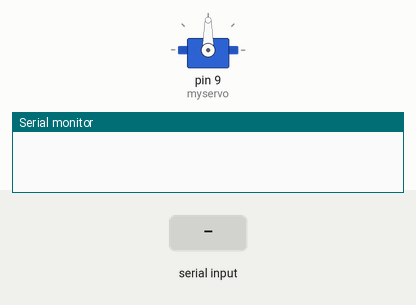
Bench run of a sketch on a simulated Arduino Uno, built with avr-gcc and run on an emulated ATmega328P. Shown: servo, the last lines printed to the serial monitor. The inputs (shaded band) are chosen by the test bench.

Above: at 1.2 s.
1.3 s: "201\n" received over Serial
At 1.45 s:
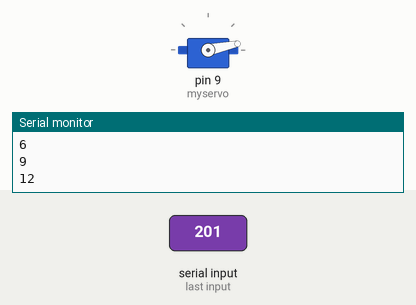
4.3 s: "5\n" received over Serial
5.8 s: "90,45\n" received over Serial
At 7.0 s:
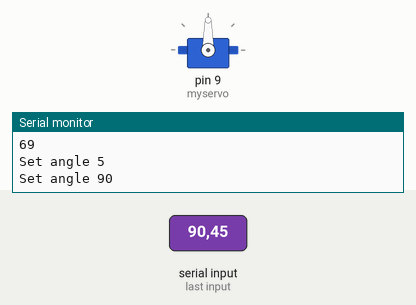
7.3 s: "30,150\n" received over Serial
At 8.4 s:
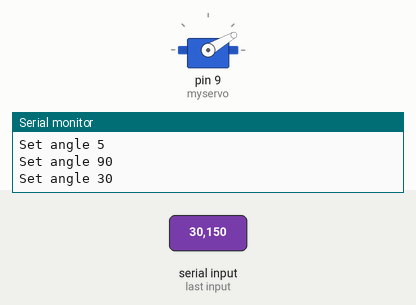
Timing chart, 0 to 9.8 s (numbered marks = the images above; inputs shaded):
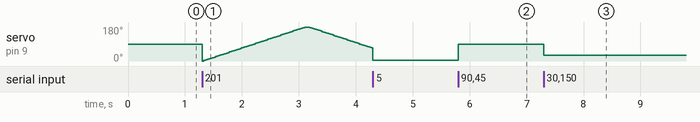

The sketch:

Servo_demo.ino
```cpp
#include <Servo.h>

//  ===================  GLOBAL DATA  ======================
String inputString = "";         // a String to hold incoming data
boolean stringComplete = false;  // whether the string is complete
byte angle = 0;
byte tmpAngle = 0;
short add = 3;
short val = 0;
unsigned int ts = 0;

Servo myservo;  // create servo object to control a servo

void setup() {
  inputString.reserve(200);
  myservo.attach(9);  // attaches the servo on pin 9 to the servo object
  Serial.begin(57600);
}

void loop() {
    if (stringComplete) {
        tmpAngle = inputString.toInt();

        stringComplete = false;
        while(Serial.read() >= 0) ; // flush the receive buffer
        inputString = "";
    }

    if( 0 <= tmpAngle && tmpAngle <= 180 && tmpAngle != angle) {
        String info = String("Set angle ") + tmpAngle;
        Serial.println(info);

        angle = tmpAngle;
        myservo.write(angle);
    }

    if( tmpAngle == 201) {
        if(millis() >= (ts+30)) {
            Serial.println(val);
            myservo.write(val);

            val += add;

            if( val < 0   )   add = (-1*add);
            if( val > 180 )   add = (-1*add);

            ts = millis();
        }
    }
}

void serialEvent() {
  while (Serial.available()) {
      // get the new byte:
      char inChar = (char)Serial.read();

      // if the incoming character is a newline, set a flag so the main loop can
      // do something about it:
      if (inChar == '\n') {
        stringComplete = true;
      }
      else {
        // add it to the inputString:
        inputString += inChar;
      }
   }
}
```

Measured:
- after the input at 5.8 s, servo on pin 9 (myservo): 5° → 90° at once
- after the input at 7.3 s, servo on pin 9 (myservo): 90° → 30° at once
